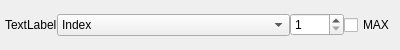
<?xml version="1.0" encoding="UTF-8"?>
<ui version="4.0">
 <class>Sekura::DataType</class>
 <widget class="QWidget" name="Sekura::DataType">
  <property name="geometry">
   <rect>
    <x>0</x>
    <y>0</y>
    <width>400</width>
    <height>50</height>
   </rect>
  </property>
  <property name="windowTitle">
   <string>Form</string>
  </property>
  <layout class="QHBoxLayout" name="horizontalLayout">
   <item>
    <widget class="QLabel" name="label">
     <property name="text">
      <string>TextLabel</string>
     </property>
    </widget>
   </item>
   <item>
    <widget class="QComboBox" name="comboBox">
     <property name="sizePolicy">
      <sizepolicy hsizetype="Expanding" vsizetype="Fixed">
       <horstretch>0</horstretch>
       <verstretch>0</verstretch>
      </sizepolicy>
     </property>
     <item>
      <property name="text">
       <string>Index</string>
      </property>
     </item>
     <item>
      <property name="text">
       <string>DateTime</string>
      </property>
     </item>
     <item>
      <property name="text">
       <string>Boolean</string>
      </property>
     </item>
     <item>
      <property name="text">
       <string>Integer</string>
      </property>
     </item>
     <item>
      <property name="text">
       <string>Float</string>
      </property>
     </item>
     <item>
      <property name="text">
       <string>String</string>
      </property>
     </item>
    </widget>
   </item>
   <item>
    <widget class="QSpinBox" name="spinBox">
     <property name="minimum">
      <number>1</number>
     </property>
     <property name="maximum">
      <number>8192</number>
     </property>
    </widget>
   </item>
   <item>
    <widget class="QCheckBox" name="checkBox">
     <property name="text">
      <string>MAX</string>
     </property>
    </widget>
   </item>
  </layout>
 </widget>
 <layoutdefault spacing="0" margin="5"/>
 <resources/>
 <connections/>
</ui>
